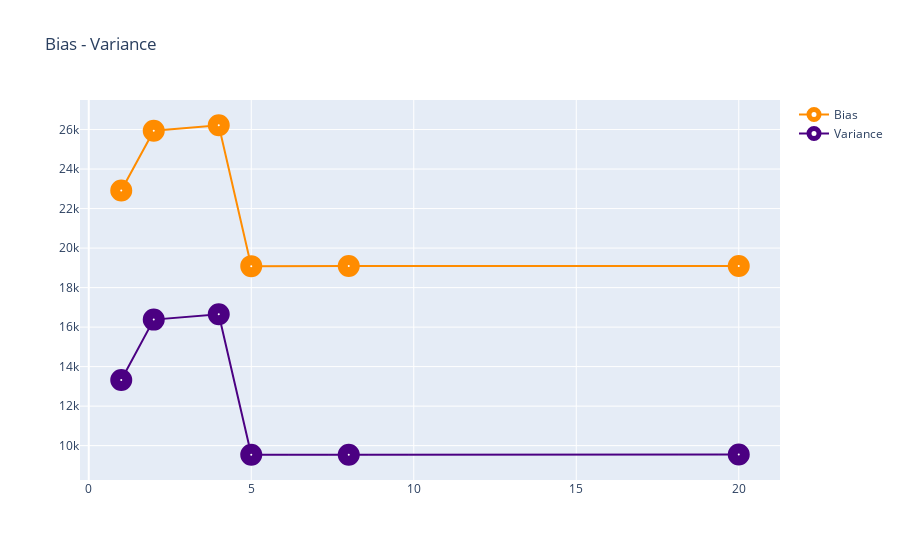

Source (notebook cell):
### Markdown cell above
## 16.2. Potting Bias - Variance

### Code cell
layout = dict(title='Bias - Variance',)
fig = dict(data=[Bias, Variance], layout=layout)
iplot(fig)

### Figure 1 — Plotly figure (JSON) as saved in the notebook; plotly's stock layout.template omitted (floating-point values rounded to 4 significant figures)
{"data": [{"line": {"color": "darkorange"}, "marker": {"color": "white", "line": {"width": 12}, "size": 10}, "name": "Bias", "opacity": 1, "type": "scatter", "x": [1.0, 2.0, 4.0, 5.0, 8.0, 20.0], "y": [22910.0, 25940.0, 26220.0, 19090.0, 19090.0, 19100.0]}, {"line": {"color": "indigo"}, "marker": {"color": "white", "line": {"width": 12}, "size": 10}, "name": "Variance", "opacity": 1, "type": "scatter", "x": [1.0, 2.0, 4.0, 5.0, 8.0, 20.0], "y": [13320.0, 16380.0, 16650.0, 9539.0, 9543.0, 9547.0]}], "layout": {"title": {"text": "Bias - Variance"}}}
